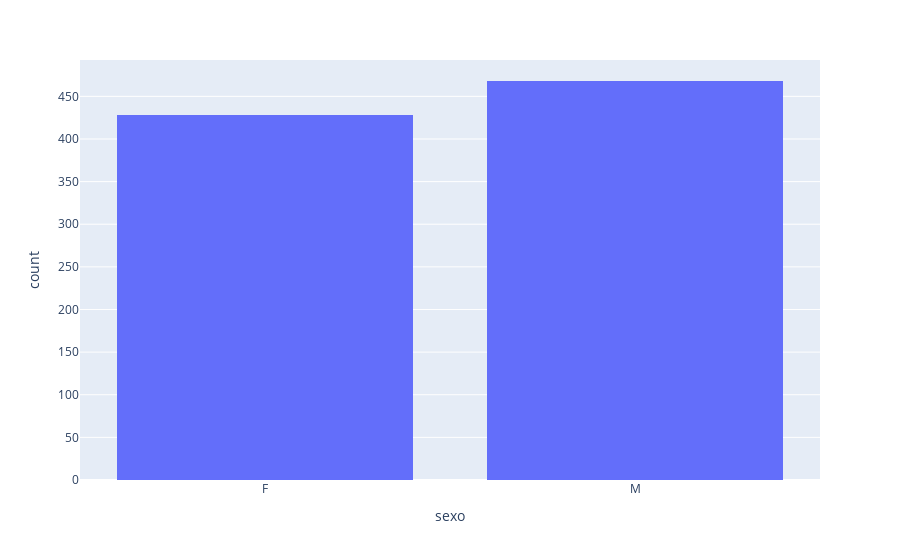

Source (notebook cell):
### Code cell
data.drop(data.index[data['sexo'] == "m"], inplace = True)
fig = px.histogram(data, x="sexo") 
fig.show()

### Figure 1 — Plotly figure (JSON) as saved in the notebook; plotly's stock layout.template omitted (floating-point values rounded to 4 significant figures; data arrays with more than 128 entries replaced by an {"elided": "..."} marker saying what was removed)
{"data": [{"alignmentgroup": "True", "bingroup": "x", "hovertemplate": "sexo=%{x}<br>count=%{y}<extra></extra>", "legendgroup": "", "marker": {"color": "#636efa"}, "name": "", "offsetgroup": "", "orientation": "v", "showlegend": false, "type": "histogram", "x": {"elided": "896 str values"}, "xaxis": "x", "yaxis": "y"}], "layout": {"barmode": "relative", "legend": {"tracegroupgap": 0}, "margin": {"t": 60}, "xaxis": {"anchor": "y", "domain": [0, 1], "title": {"text": "sexo"}}, "yaxis": {"anchor": "x", "domain": [0, 1], "title": {"text": "count"}}}}
